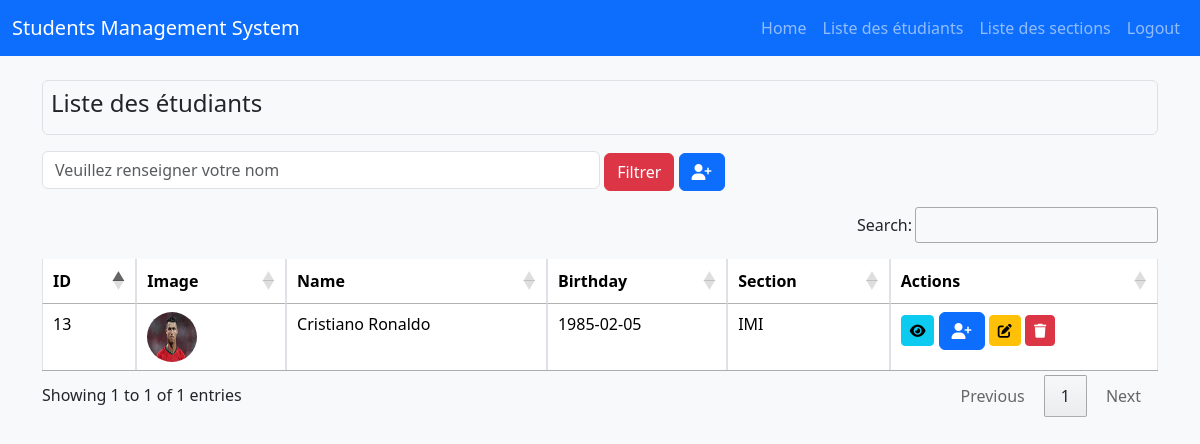
Page /views/listeEtudiants.php?name=Cristiano Ronaldo (signed in) on the committed database.
### tables this page shows
CREATE TABLE `students` (
  `id` int NOT NULL,
  `name` varchar(100) NOT NULL,
  `birthday` date NOT NULL,
  `image` varchar(255) DEFAULT NULL,
  `section_id` int DEFAULT NULL
);

CREATE TABLE `sections` (
  `id` int NOT NULL,
  `designation` varchar(100) NOT NULL,
  `description` text
);

### config/db.php (called while the page is built, shortened)
<?php
class ConnexionDB
{
    private static $bdd = null;
    private function __construct()
    {
        $charset = 'utf8mb4';
        $dsn = "mysql:host=" . DB_HOST . ";dbname=" . DB_NAME . ";charset=$charset";
        $options = [
            PDO::ATTR_ERRMODE            => PDO::ERRMODE_EXCEPTION,
            PDO::ATTR_DEFAULT_FETCH_MODE => PDO::FETCH_ASSOC,
        ];
        try {
            self::$bdd = new PDO($dsn, DB_USER, DB_PASS, $options);
        } catch (\PDOException $e) {
            throw new \PDOException($e->getMessage(), (int)$e->getCode());
        }
    }
    public static function getInstance()
    {
        return self::$bdd;
    }
}

### classes/Repository.php (called while the page is built, shortened)
<?php
require_once '../config/db.php';
abstract class Repository implements IRepository {
    public function __construct($table) {
        $this->db = ConnexionDB::getInstance();
    }
}

### classes/StudentRepository.php (called while the page is built, shortened)
<?php
require_once "Repository.php";
class StudentRepository extends Repository{
    private $query = "SELECT students.id, students.name, students.birthday, students.image, sections.designation AS section, sections.id AS section_id
                        FROM students
                        JOIN sections ON students.section_id = sections.id";
    public function findByName($name) {
        $stmt = $this->query . " WHERE students.name LIKE :name";
        $response = $this->db->prepare($stmt);
        $response->execute(['name' => '%' . $name . '%']);
        return $response->fetchAll();
    }
}

### views/listeEtudiants.php (the view, shortened to what this page needs)
<!DOCTYPE html>
<html lang="fr">
<?php
require_once '../config/db.php';
require_once '../classes/StudentRepository.php';
$studentRepo = new StudentRepository();
if (isset($_GET['name']) && !empty($_GET['name'])) {
    $name = $_GET['name'];
    $students = $studentRepo->findByName($name);
} else {
    $students = $studentRepo->findAll();
}
$isAdmin = isset($_SESSION['role']) && $_SESSION['role'] === 'admin';
?>
<head>
    <link href="https://cdn.jsdelivr.net/npm/bootstrap@5.3.2/dist/css/bootstrap.min.css" rel="stylesheet">
    <link rel="stylesheet" href="https://cdn.datatables.net/1.13.4/css/jquery.dataTables.min.css">
    <link rel="stylesheet" href="style.css">
    <link rel="stylesheet" href="https://cdnjs.cloudflare.com/ajax/libs/font-awesome/6.4.2/css/all.min.css">
</head>
<body>
    <nav class="navbar navbar-expand-lg navbar-dark bg-primary">
        <div class="container-fluid">
            <a class="navbar-brand" href="#">Students Management System</a>
            <div class="collapse navbar-collapse" id="navbarNav">
                <ul class="navbar-nav ms-auto">
                    <li class="nav-item"><a class="nav-link" href="home.php">Home</a></li>
                    <li class="nav-item"><a class="nav-link" href="listeEtudiants.php">Liste des étudiants</a></li>
                    <li class="nav-item"><a class="nav-link" href="listeSections.php">Liste des sections</a></li>
                    <li class="nav-item"><a class="nav-link" href="login.php">Logout</a></li>
                </ul>
            </div>
        </div>
    </nav>
    <div class="container mt-4">
        <div class="container p-2 my-3
         border rounded bg-light">
            <h4>Liste des étudiants</h4>
        </div>
        <div class="mb-3">
            <input id="filterName" type="text" class="form-control d-inline-block w-50" placeholder="Veuillez renseigner votre nom">
            <button class="btn btn-danger" id="filterButton">Filtrer</button>
            <?php if ($isAdmin): ?>
                <a class="btn btn-primary" href="addStudent.php"><i class="fas fa-user-plus"></i></a>
            <?php endif; ?>
        </div>
        <table id="studentsTable" class="table pt-3 table-bordered table-hover">
            <thead>
                <tr>
                    <th>ID</th>
                    <th>Image</th>
                    <th>Name</th>
                    <th>Birthday</th>
                    <th>Section</th>
                    <th>Actions</th>
                </tr>
            </thead>
            <tbody>
                <?php foreach ($students as $student): ?>
                    <tr>
                        <td><?php echo $student['id']; ?></td>
                        <td><img src="<?php echo "../uploads/" . $student['image']; ?>" class="rounded-circle" width="50" height="50"></td>
                        <td><?php echo $student['name']; ?></td>
                        <td><?php echo $student['birthday']; ?></td>
                        <td><?php echo $student['section']; ?></td>
                        <td>
                            <a class="btn btn-info btn-sm" href="profile.php?id=<?php echo $student['id']; ?>&name=<?php echo urlencode($student['name']); ?>&birthday=<?php echo $student['birthday']; ?>&section=<?php echo $student['section_id']; ?>&image=<?php echo $student['image']; ?>"><i class="fas fa-eye"></i></a>
                            <?php if ($isAdmin): ?>
                                <a class="btn btn-primary" href="addStudent.php"><i class="fas fa-user-plus"></i></a>
                                <a class="btn btn-warning btn-sm" href="editStudent.php?id=<?php echo $student['id']; ?>&name=<?php echo urlencode($student['name']); ?>&birthday=<?php echo $student['birthday']; ?>&section=<?php echo $student['section_id']; ?>"><i class="fas fa-edit"></i></a>
                            <a class="btn btn-danger btn-sm" href="deleteStudent.php?id=<?php echo $student['id']; ?>" onclick="return confirm('Are you sure you want to delete this student?');"><i class="fas fa-trash"></i></a>
                            <?php endif; ?>
                        </td>
                    </tr>
                <?php endforeach; ?>
            </tbody>
        </table>
    </div>
</body>
</html>

### views/style.css (style rules this page uses)
body { background-color: #f8f9fa; }

### rows in the picture
students: id "13", image (picture), name "Cristiano Ronaldo", birthday "1985-02-05", section.designation "IMI"
